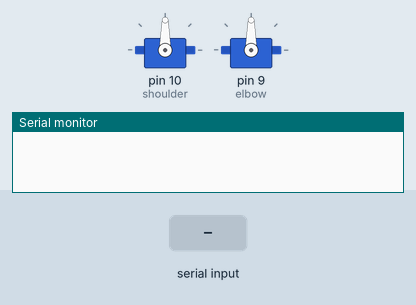
This sketch was run on a simulated Arduino Uno, built with avr-gcc and run on an emulated ATmega328P. Shown: 2 × servo, the last lines printed to the serial monitor. Inputs (shaded band) come from the test bench.

Above: at 1.2 s.
1.3 s: byte 30 received over Serial
At 1.6 s:
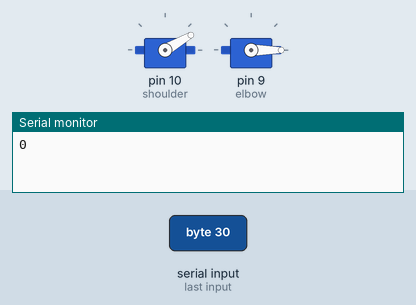
2.8 s: byte 90 received over Serial
At 3.9 s:
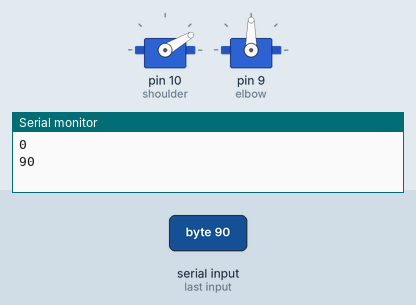
4.3 s: byte 120 received over Serial
At 5.1 s:
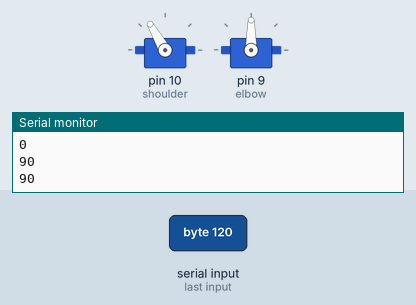
5.8 s: byte 30 received over Serial
At 6.2 s:
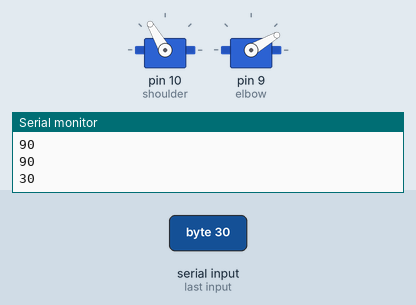
7.3 s: byte 90 received over Serial
At 8.5 s:
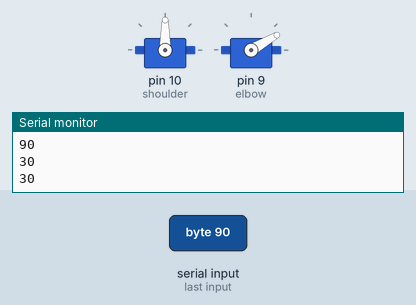
8.8 s: byte 120 received over Serial
At 9.7 s:
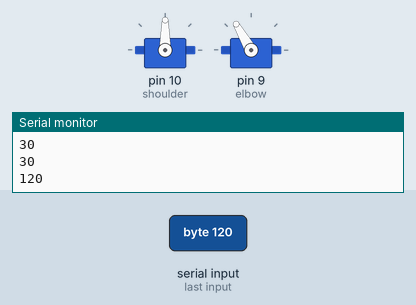
Timing chart, 0 to 11.3 s (numbered marks = the images above; inputs shaded):
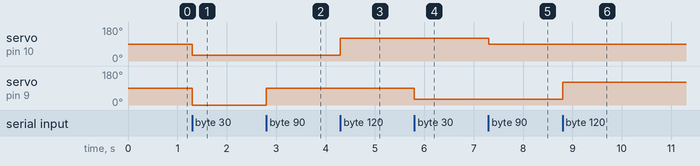

The sketch:

kinectjoint.ino
```cpp
#include <Servo.h>

// declare both servos
Servo shoulder;
Servo elbow;

// setup the array of servo positions ❷
int nextServo = 0;
int servoAngles[] = {0,0};

void setup() {
  // attach servos to their pins ❸
  shoulder.attach(10);
  elbow.attach(9);
  Serial.begin(9600);
}

void loop() {
  if(Serial.available()){
    int servoAngle = Serial.read();

    servoAngles[nextServo] = servoAngle;
    nextServo++;
    if(nextServo > 1){
      nextServo = 0;
    }

     shoulder.write(servoAngles[0]);
    elbow.write(servoAngles[1]);
    Serial.println(servoAngles[1]);

  }
}
```

Measured:
- after the input at 1.3 s, servo on pin 10 (shoulder): 90° → 30° at once; servo on pin 9 (elbow): 90° → 0° at once
- after the input at 2.8 s, servo on pin 9 (elbow): 0° → 90° at once
- after the input at 4.3 s, servo on pin 10 (shoulder): 30° → 120° at once
- after the input at 5.8 s, servo on pin 9 (elbow): 90° → 30° at once
- after the input at 7.3 s, servo on pin 10 (shoulder): 120° → 90° at once
- after the input at 8.8 s, servo on pin 9 (elbow): 30° → 120° at once
